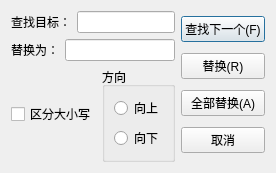
<?xml version="1.0" encoding="UTF-8"?>
<ui version="4.0">
 <class>ReplaceDialog</class>
 <widget class="QDialog" name="ReplaceDialog">
  <property name="geometry">
   <rect>
    <x>0</x>
    <y>0</y>
    <width>271</width>
    <height>163</height>
   </rect>
  </property>
  <property name="windowTitle">
   <string>替换</string>
  </property>
  <layout class="QGridLayout" name="gridLayout">
   <item row="0" column="0">
    <layout class="QHBoxLayout" name="horizontalLayout_4">
     <item>
      <layout class="QVBoxLayout" name="verticalLayout_4">
       <item>
        <layout class="QVBoxLayout" name="verticalLayout">
         <item>
          <layout class="QHBoxLayout" name="horizontalLayout">
           <item>
            <widget class="QLabel" name="label">
             <property name="text">
              <string>查找目标：</string>
             </property>
            </widget>
           </item>
           <item>
            <widget class="QLineEdit" name="searchtext"/>
           </item>
          </layout>
         </item>
         <item>
          <layout class="QHBoxLayout" name="horizontalLayout_2">
           <item>
            <widget class="QLabel" name="label_2">
             <property name="text">
              <string>替换为：</string>
             </property>
            </widget>
           </item>
           <item>
            <widget class="QLineEdit" name="targetext"/>
           </item>
          </layout>
         </item>
        </layout>
       </item>
       <item>
        <layout class="QHBoxLayout" name="horizontalLayout_3">
         <item>
          <widget class="QCheckBox" name="cbCaseSensetive">
           <property name="text">
            <string>区分大小写</string>
           </property>
          </widget>
         </item>
         <item>
          <widget class="QGroupBox" name="groupBox">
           <property name="title">
            <string>方向</string>
           </property>
           <layout class="QVBoxLayout" name="verticalLayout_3">
            <item>
             <widget class="QRadioButton" name="rbup">
              <property name="text">
               <string>向上</string>
              </property>
             </widget>
            </item>
            <item>
             <widget class="QRadioButton" name="rbdown">
              <property name="text">
               <string>向下</string>
              </property>
             </widget>
            </item>
           </layout>
          </widget>
         </item>
        </layout>
       </item>
      </layout>
     </item>
     <item>
      <layout class="QVBoxLayout" name="verticalLayout_2">
       <item>
        <widget class="QPushButton" name="pushButton">
         <property name="text">
          <string>查找下一个(F)</string>
         </property>
        </widget>
       </item>
       <item>
        <widget class="QPushButton" name="btReplace">
         <property name="text">
          <string>替换(R)</string>
         </property>
        </widget>
       </item>
       <item>
        <widget class="QPushButton" name="btReplaceAll">
         <property name="text">
          <string>全部替换(A)</string>
         </property>
        </widget>
       </item>
       <item>
        <widget class="QPushButton" name="btCancel">
         <property name="text">
          <string>取消</string>
         </property>
        </widget>
       </item>
      </layout>
     </item>
    </layout>
   </item>
  </layout>
 </widget>
 <resources/>
 <connections/>
</ui>
